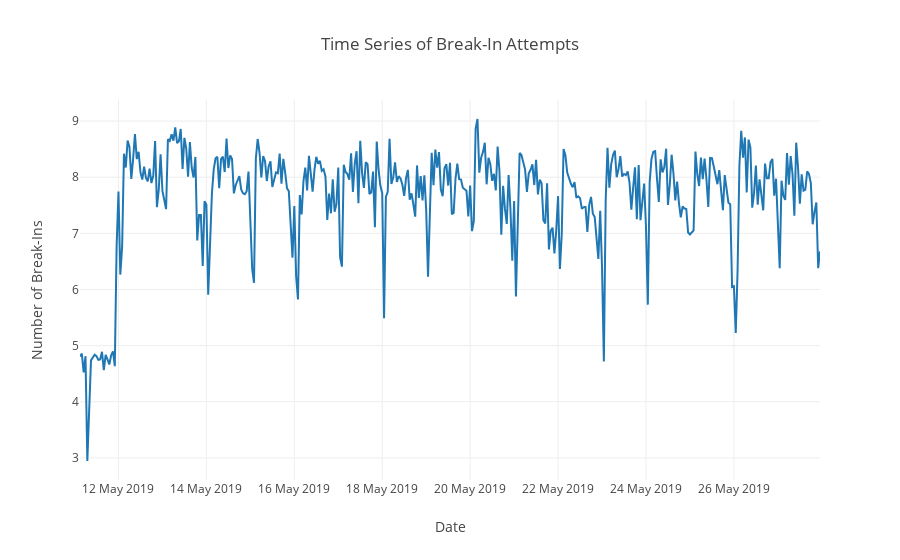

Notebook source saved alongside this figure:
### Code cell
# Time series analysis with log to smooth out high spikes

grouped_times['log_value'] = np.log(grouped_times['num_attacks']+1)

break_ins = go.Scatter(
                x=grouped_times.index,
                y=grouped_times['log_value'],
                name='Flagged Break-Ins'
                )

layout = go.Layout(
    title = 'Time Series of Break-In Attempts',
    xaxis = go.layout.XAxis(
        title=go.layout.xaxis.Title(text='Date'),
        tickformat = '%d %B %Y'
    ),
    yaxis=go.layout.YAxis(
        title=go.layout.yaxis.Title(text='Number of Break-Ins')
    )
)

data = [break_ins]

fig = go.Figure(
    data=data,
    layout=layout
)

py.offline.iplot(fig, filename = 'break-ins-over-time')

### Figure 1 — Plotly figure (JSON) as saved in the notebook; plotly's stock layout.template omitted (floating-point values rounded to 4 significant figures; data arrays with more than 128 entries replaced by an {"elided": "..."} marker saying what was removed)
{"data": [{"name": "Flagged Break-Ins", "type": "scatter", "uid": "739dd429-6a88-4cdd-9281-6d7d8a873c20", "x": {"elided": "405 str values"}, "y": {"elided": "405 float values"}}], "layout": {"title": {"text": "Time Series of Break-In Attempts"}, "xaxis": {"tickformat": "%d %B %Y", "title": {"text": "Date"}}, "yaxis": {"title": {"text": "Number of Break-Ins"}}}}
